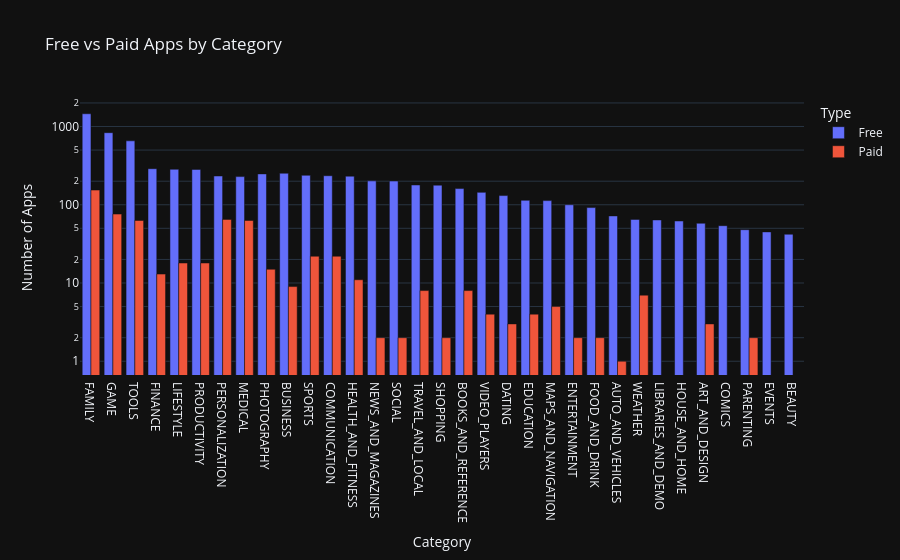

The notebook cell this image was saved under:
### Code cell
g_bar = px.bar(df_resetted,
               x='Category',
               y='App',
               title='Free vs Paid Apps by Category',
               color='Type',
               barmode='group')

g_bar.update_layout(xaxis_title='Category',
                    yaxis_title='Number of Apps',
                    xaxis={'categoryorder':'total descending'},
                    yaxis=dict(type='log'))

g_bar.show()

### Figure 1 — Plotly figure (JSON) as saved in the notebook; plotly's stock layout.template omitted (floating-point values rounded to 4 significant figures)
{"data": [{"alignmentgroup": "True", "hovertemplate": "Type=Free<br>Category=%{x}<br>App=%{y}<extra></extra>", "legendgroup": "Free", "marker": {"color": "#636efa", "pattern": {"shape": ""}}, "name": "Free", "offsetgroup": "Free", "orientation": "v", "showlegend": true, "textposition": "auto", "x": ["ART_AND_DESIGN", "AUTO_AND_VEHICLES", "BEAUTY", "BOOKS_AND_REFERENCE", "BUSINESS", "COMICS", "COMMUNICATION", "DATING", "EDUCATION", "ENTERTAINMENT", "EVENTS", "FAMILY", "FINANCE", "FOOD_AND_DRINK", "GAME", "HEALTH_AND_FITNESS", "HOUSE_AND_HOME", "LIBRARIES_AND_DEMO", "LIFESTYLE", "MAPS_AND_NAVIGATION", "MEDICAL", "NEWS_AND_MAGAZINES", "PARENTING", "PERSONALIZATION", "PHOTOGRAPHY", "PRODUCTIVITY", "SHOPPING", "SOCIAL", "SPORTS", "TOOLS", "TRAVEL_AND_LOCAL", "VIDEO_PLAYERS", "WEATHER"], "xaxis": "x", "y": [58, 72, 42, 161, 253, 54, 235, 131, 114, 100, 45, 1456, 289, 92, 834, 232, 62, 64, 284, 113, 229, 202, 48, 233, 248, 283, 178, 201, 238, 656, 179, 144, 65], "yaxis": "y", "type": "bar"}, {"alignmentgroup": "True", "hovertemplate": "Type=Paid<br>Category=%{x}<br>App=%{y}<extra></extra>", "legendgroup": "Paid", "marker": {"color": "#EF553B", "pattern": {"shape": ""}}, "name": "Paid", "offsetgroup": "Paid", "orientation": "v", "showlegend": true, "textposition": "auto", "x": ["ART_AND_DESIGN", "AUTO_AND_VEHICLES", "BOOKS_AND_REFERENCE", "BUSINESS", "COMMUNICATION", "DATING", "EDUCATION", "ENTERTAINMENT", "FAMILY", "FINANCE", "FOOD_AND_DRINK", "GAME", "HEALTH_AND_FITNESS", "LIFESTYLE", "MAPS_AND_NAVIGATION", "MEDICAL", "NEWS_AND_MAGAZINES", "PARENTING", "PERSONALIZATION", "PHOTOGRAPHY", "PRODUCTIVITY", "SHOPPING", "SOCIAL", "SPORTS", "TOOLS", "TRAVEL_AND_LOCAL", "VIDEO_PLAYERS", "WEATHER"], "xaxis": "x", "y": [3, 1, 8, 9, 22, 3, 4, 2, 154, 13, 2, 76, 11, 18, 5, 63, 2, 2, 65, 15, 18, 2, 2, 22, 63, 8, 4, 7], "yaxis": "y", "type": "bar"}], "layout": {"xaxis": {"anchor": "y", "domain": [0.0, 1.0], "title": {"text": "Category"}, "categoryorder": "total descending"}, "yaxis": {"anchor": "x", "domain": [0.0, 1.0], "title": {"text": "Number of Apps"}, "type": "log"}, "legend": {"title": {"text": "Type"}, "tracegroupgap": 0}, "title": {"text": "Free vs Paid Apps by Category"}, "barmode": "group"}}
